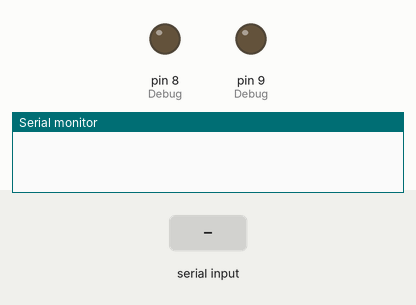
A sketch run on a simulated Arduino Uno, built with avr-gcc and run on an emulated ATmega328P. Shown: output pins drawn as LEDs (lit = HIGH), the last lines printed to the serial monitor. Inputs (shaded band) come from the test bench.

Above: at 1.2 s.
1.3 s: "200\n" received over Serial
At 2.8 s:
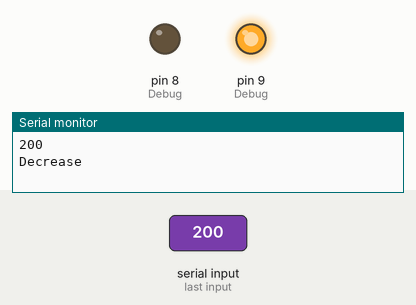
4.3 s: "90,45\n" received over Serial
At 6.1 s:
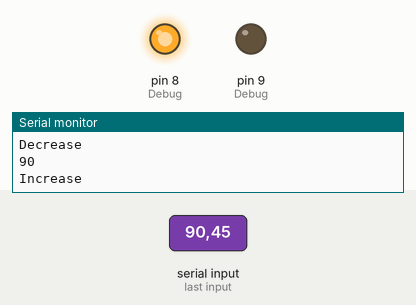
Timing chart, 0 to 7.9 s (numbered marks = the images above; inputs shaded):
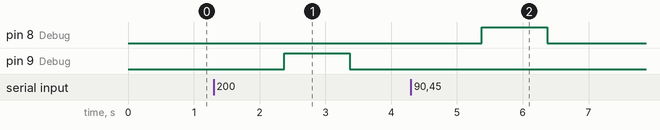

Measured:
- after the input at 1.3 s, pin 9 (Debug): LOW → HIGH after 1.1 s, → LOW 1.0 s later
- after the input at 4.3 s, pin 8 (Debug): LOW → HIGH after 1.1 s, → LOW 1.0 s later

The sketch:

arduino.ino
```cpp
/*
 * Autor: Caio Rondon Botelho de Carvalho - 140058842
 * Trabalho final de Circuitos Eletricos 2
 * Projeto: Controle remoto controlado por receptor ADS-B
 * Parte do projeto: Controle remoto
 */
#include <IRremote.h>

/*
 * !!!!!!! Esses codigos precisam ser previamente medidos e variam de televisao para televisao
 */

#define INCREASE_VOLUME 0x4582ABFC // Codigo para aumentar o volume da televisao
#define DECREASE_VOLUME 0xF36FA75C // Codigo para diminuir o volume da televisao
#define STEP_DISTANCE 100

IRsend irsend; // !!!!!! conecte o IR no pino 3
int received_data = 0; // Guarda valor recebido em metros recebido na serial
int last_received = 0; // Guarda ultimo valor utilizado

void setup()
{
  Serial.begin(9600);
  pinMode(8, OUTPUT); // Debug
  pinMode(9, OUTPUT); // Debug
}

void loop() {
  if (Serial.available() > 0) { // Verifica se ha informacao na porta serial
    // Se há, lê dado
    received_data = Serial.readString().toInt();
    Serial.println(received_data);

    if (received_data >= 6000){
      Serial.println("Skipped");
      return;
    }

    if ((last_received - received_data) > STEP_DISTANCE){ // se aproximando
      irsend.sendSony(INCREASE_VOLUME, 32);
      Serial.println("Increase");
      digitalWrite(8, HIGH);
      delay(1000);
      digitalWrite(8, LOW);
      last_received = received_data;
    } else if ((last_received - received_data) < STEP_DISTANCE*(-1)){ // se distanciando
      irsend.sendSony(DECREASE_VOLUME, 32);
      Serial.println("Decrease");
      digitalWrite(9, HIGH);
      delay(1000);
      digitalWrite(9, LOW);
      last_received = received_data;
    }
  }
}
```
